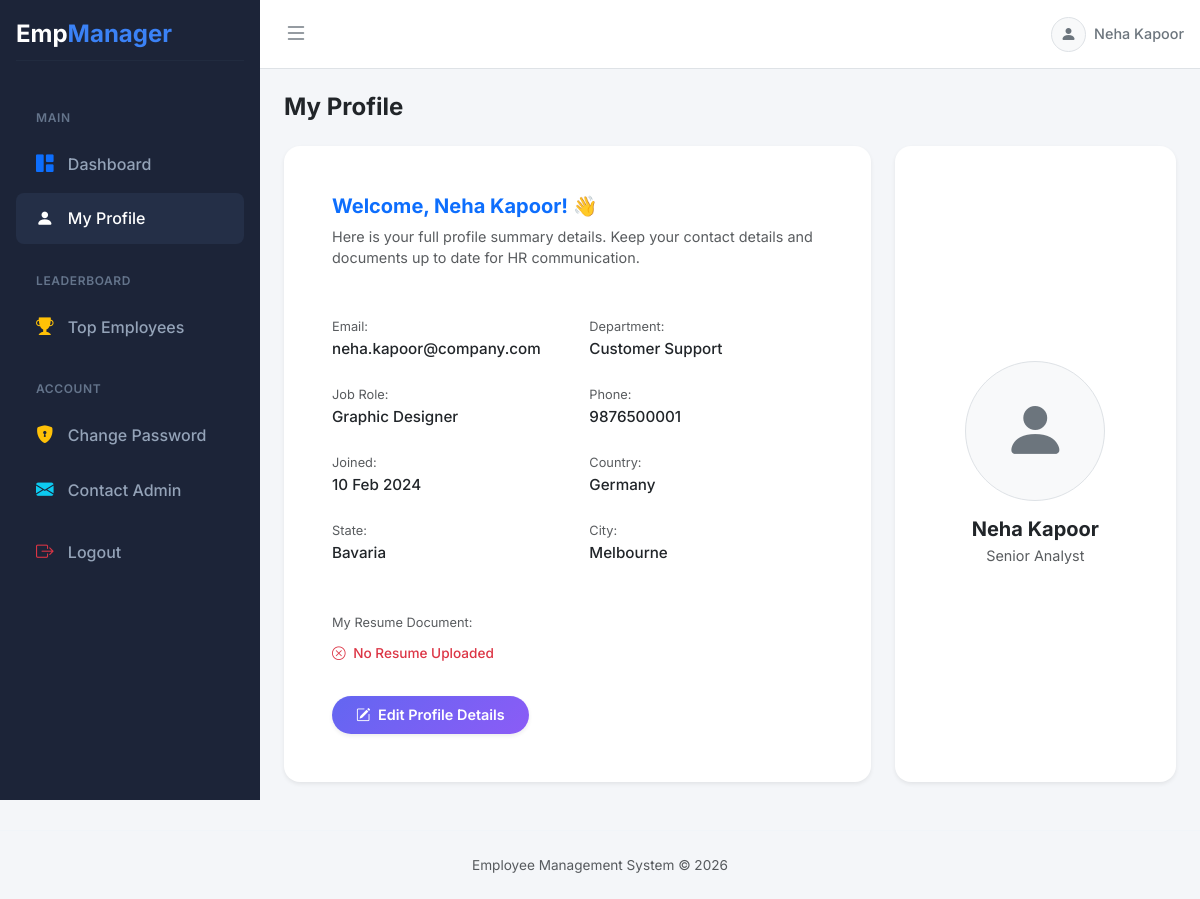
/employee/profile.php (signed in), run on the app's committed database.
### tables this page shows
CREATE TABLE employees (
    id INT AUTO_INCREMENT PRIMARY KEY,
    name VARCHAR(100) NOT NULL,
    email VARCHAR(100) NOT NULL UNIQUE,
    phone VARCHAR(15) NOT NULL,
    password VARCHAR(255) NOT NULL,
    department_id INT,
    role ENUM('admin','employee') DEFAULT 'employee',
    joining_date DATE NOT NULL,
    profile_pic VARCHAR(255),
    designation VARCHAR(100),
    country_id INT,
    state_id INT,
    city_id INT,
    job_role_id INT,
    resume VARCHAR(255),
    status TINYINT(1) DEFAULT 1,
    created_at TIMESTAMP DEFAULT CURRENT_TIMESTAMP,

    FOREIGN KEY (department_id) REFERENCES departments(id) ON DELETE SET NULL,
    FOREIGN KEY (country_id) REFERENCES countries(id) ON DELETE SET NULL,
    FOREIGN KEY (state_id) REFERENCES states(id) ON DELETE SET NULL,
    FOREIGN KEY (city_id) REFERENCES cities(id) ON DELETE SET NULL,
    FOREIGN KEY (job_role_id) REFERENCES job_roles(id) ON DELETE SET NULL
);

CREATE TABLE departments (
    id INT AUTO_INCREMENT PRIMARY KEY,
    name VARCHAR(100) NOT NULL UNIQUE,
    created_at TIMESTAMP DEFAULT CURRENT_TIMESTAMP
);

CREATE TABLE job_roles (
    id INT AUTO_INCREMENT PRIMARY KEY,
    title VARCHAR(100) NOT NULL,
    department_id INT,
    FOREIGN KEY (department_id) REFERENCES departments(id) ON DELETE CASCADE
);

CREATE TABLE countries (
    id INT AUTO_INCREMENT PRIMARY KEY,
    name VARCHAR(100) NOT NULL
);

CREATE TABLE states (
    id INT AUTO_INCREMENT PRIMARY KEY,
    name VARCHAR(100) NOT NULL,
    country_id INT,
    FOREIGN KEY (country_id) REFERENCES countries(id) ON DELETE CASCADE
);

CREATE TABLE cities (
    id INT AUTO_INCREMENT PRIMARY KEY,
    name VARCHAR(100) NOT NULL,
    state_id INT,
    FOREIGN KEY (state_id) REFERENCES states(id) ON DELETE CASCADE
);

### employee/profile.php (the view, shortened to what this page needs)
<?php
include "../includes/db.php";
$id = $_SESSION['id'];
$query =
"SELECT *
FROM employees
WHERE id='$id'";
$result = mysqli_query($conn,$query);
$employee = mysqli_fetch_assoc($result);
$dept_name = 'N/A';
if(!empty($employee['department_id'])) {
    $d_res = mysqli_query($conn, "SELECT name FROM departments WHERE id='".$employee['department_id']."'");
    if($d_row = mysqli_fetch_assoc($d_res)) $dept_name = $d_row['name'];
}
$job_title = 'N/A';
if(!empty($employee['job_role_id'])) {
    $j_res = mysqli_query($conn, "SELECT title FROM job_roles WHERE id='".$employee['job_role_id']."'");
    if($j_row = mysqli_fetch_assoc($j_res)) $job_title = $j_row['title'];
}
$country_name = 'N/A';
if(!empty($employee['country_id'])) {
    $c_res = mysqli_query($conn, "SELECT name FROM countries WHERE id='".$employee['country_id']."'");
    if($c_row = mysqli_fetch_assoc($c_res)) $country_name = $c_row['name'];
}
$state_name = 'N/A';
if(!empty($employee['state_id'])) {
    $s_res = mysqli_query($conn, "SELECT name FROM states WHERE id='".$employee['state_id']."'");
    if($s_row = mysqli_fetch_assoc($s_res)) $state_name = $s_row['name'];
}
$city_name = 'N/A';
if(!empty($employee['city_id'])) {
    $ci_res = mysqli_query($conn, "SELECT name FROM cities WHERE id='".$employee['city_id']."'");
    if($ci_row = mysqli_fetch_assoc($ci_res)) $city_name = $ci_row['name'];
}
include "../includes/header.php";
?>
<div class="d-flex">
    <?php include "../includes/employee_sidebar.php"; ?>
    <div class="flex-grow-1" style="background-color: var(--body-bg); min-height: 100vh;">
        <div class="d-flex justify-content-between align-items-center p-3 bg-white border-bottom">
            <div>
                <i class="bi bi-list fs-4 ms-2 text-secondary"></i>
            </div>
            <div class="d-flex align-items-center">
                <div class="rounded-circle bg-light d-flex align-items-center justify-content-center me-2 border" style="width: 35px; height: 35px; overflow: hidden;">
                    <?php if(!empty($employee['profile_pic'])): ?>
                        <img src="../uploads/profiles/<?php echo $employee['profile_pic']; ?>" style="width:100%;height:100%;object-fit:cover;">
                    <?php else: ?>
                        <i class="bi bi-person-fill text-secondary"></i>
                    <?php endif; ?>
                </div>
                <span class="fw-medium text-secondary" style="font-size: 0.9rem;"><?php echo htmlspecialchars($_SESSION['name']); ?></span>
            </div>
        </div>
        <div class="container-fluid p-4">
            <h4 class="mb-4 text-dark fw-bold">My Profile</h4>
            <div class="row g-4 mb-4" id="viewProfileSection">
                <div class="col-md-8">
                    <div class="card border-0 shadow-sm rounded-4 h-100">
                        <div class="card-body p-4 p-md-5">
                            <h5 class="fw-bold text-primary mb-2">Welcome, <?php echo htmlspecialchars($employee['name']); ?>! 👋</h5>
                            <p class="text-muted mb-5" style="font-size: 0.9rem;">Here is your full profile summary details. Keep your contact details and documents up to date for HR communication.</p>
                            <div class="row g-4 mb-5">
                                <div class="col-sm-6">
                                    <div class="text-muted" style="font-size: 0.8rem; margin-bottom: 2px;">Email:</div>
                                    <div class="fw-medium text-dark" style="font-size: 0.95rem;"><?php echo htmlspecialchars($employee['email']); ?></div>
                                </div>
                                <div class="col-sm-6">
                                    <div class="text-muted" style="font-size: 0.8rem; margin-bottom: 2px;">Department:</div>
                                    <div class="fw-medium text-dark" style="font-size: 0.95rem;"><?php echo htmlspecialchars($dept_name); ?></div>
                                </div>
                                <div class="col-sm-6">
                                    <div class="text-muted" style="font-size: 0.8rem; margin-bottom: 2px;">Job Role:</div>
                                    <div class="fw-medium text-dark" style="font-size: 0.95rem;"><?php echo htmlspecialchars($job_title); ?></div>
                                </div>
                                <div class="col-sm-6">
                                    <div class="text-muted" style="font-size: 0.8rem; margin-bottom: 2px;">Phone:</div>
                                    <div class="fw-medium text-dark" style="font-size: 0.95rem;"><?php echo htmlspecialchars($employee['phone']); ?></div>
                                </div>
                                <div class="col-sm-6">
                                    <div class="text-muted" style="font-size: 0.8rem; margin-bottom: 2px;">Joined:</div>
                                    <div class="fw-medium text-dark" style="font-size: 0.95rem;"><?php echo date('d M Y', strtotime($employee['joining_date'])); ?></div>
                                </div>
                                <div class="col-sm-6">
                                    <div class="text-muted" style="font-size: 0.8rem; margin-bottom: 2px;">Country:</div>
                                    <div class="fw-medium text-dark" style="font-size: 0.95rem;"><?php echo htmlspecialchars($country_name); ?></div>
                                </div>
                                <div class="col-sm-6">
                                    <div class="text-muted" style="font-size: 0.8rem; margin-bottom: 2px;">State:</div>
                                    <div class="fw-medium text-dark" style="font-size: 0.95rem;"><?php echo htmlspecialchars($state_name); ?></div>
                                </div>
                                <div class="col-sm-6">
                                    <div class="text-muted" style="font-size: 0.8rem; margin-bottom: 2px;">City:</div>
                                    <div class="fw-medium text-dark" style="font-size: 0.95rem;"><?php echo htmlspecialchars($city_name); ?></div>
                                </div>
                            </div>
                            <div class="mb-4">
                                <div class="text-muted" style="font-size: 0.8rem; margin-bottom: 8px;">My Resume Document:</div>
                                <?php if(!empty($employee['resume'])): ?>
                                    <a href="../uploads/resumes/<?php echo $employee['resume']; ?>" target="_blank" class="btn btn-outline-primary btn-sm rounded-pill px-3" style="font-size: 0.8rem; border-color: #cbd5e1; color: #3b82f6;"><i class="bi bi-file-earmark-text me-1"></i> Download/View Resume</a>
                                <?php else: ?>
                                    <span class="text-danger fw-medium" style="font-size: 0.85rem;"><i class="bi bi-x-circle me-1"></i> No Resume Uploaded</span>
                                <?php endif; ?>
                            </div>
                            <button onclick="toggleEditMode()" class="btn btn-primary rounded-pill px-4 py-2 mt-2 shadow-sm" style="background: linear-gradient(135deg, #6366f1, #8b5cf6); border: none; font-size: 0.9rem; font-weight: 600;"><i class="bi bi-pencil-square me-1"></i> Edit Profile Details</button>
                        </div>
                    </div>
                </div>
                <div class="col-md-4">
                    <div class="card border-0 shadow-sm rounded-4 h-100">
                        <div class="card-body p-4 d-flex flex-column align-items-center justify-content-center text-center">
                            <div class="rounded-circle bg-light border d-flex align-items-center justify-content-center mb-3" style="width: 140px; height: 140px; overflow: hidden;">
                                <?php if(!empty($employee['profile_pic'])): ?>
                                    <img src="../uploads/profiles/<?php echo $employee['profile_pic']; ?>" style="width:100%;height:100%;object-fit:cover;">
                                <?php else: ?>
                                    <i class="bi bi-person-fill text-secondary" style="font-size: 4rem;"></i>
                                <?php endif; ?>
                            </div>
                            <h5 class="fw-bold text-dark mb-1"><?php echo htmlspecialchars($employee['name']); ?></h5>
                            <span class="text-muted" style="font-size: 0.9rem;"><?php echo htmlspecialchars($employee['designation'] ?? 'Employee'); ?></span>
                        </div>
                    </div>
                </div>
            </div>
        </div>
    </div>
</div>
<?php include "../includes/footer.php"; ?>

### assets/css/style.css (style rules this page uses)
:root { --primary-color: #3b82f6; --primary-hover: #2563eb; --sidebar-bg: #1c2438; --sidebar-hover: #242f47; --body-bg: #f4f6f9; --card-bg: #ffffff; --text-main: #334155; --text-muted: #64748b; --danger: #ef4444; --success: #10b981; --warning: #f59e0b; }
body { font-family: 'Inter', sans-serif; background-color: var(--body-bg); color: var(--text-main); }
.card { border: none; border-radius: 12px; box-shadow: 0 4px 6px rgba(0,0,0,0.02), 0 1px 3px rgba(0,0,0,0.02); transition: transform 0.2s ease, box-shadow 0.2s ease; }
.btn { border-radius: 8px; font-weight: 500; padding: 0.5rem 1.25rem; transition: all 0.2s ease; }
.btn-primary { background-color: var(--primary-color); border-color: var(--primary-color); }

### data on the page
employees: name "Neha Kapoor", email "neha.kapoor@company.com", phone "9876500001", joining_date "10 Feb 2024", designation "Senior Analyst"
departments: name "Customer Support"
job_roles: title "Graphic Designer"
countries: name "Germany"
states: name "Bavaria"
cities: name "Melbourne"

### other printed values
$_SESSION['name'] "Neha Kapoor"
